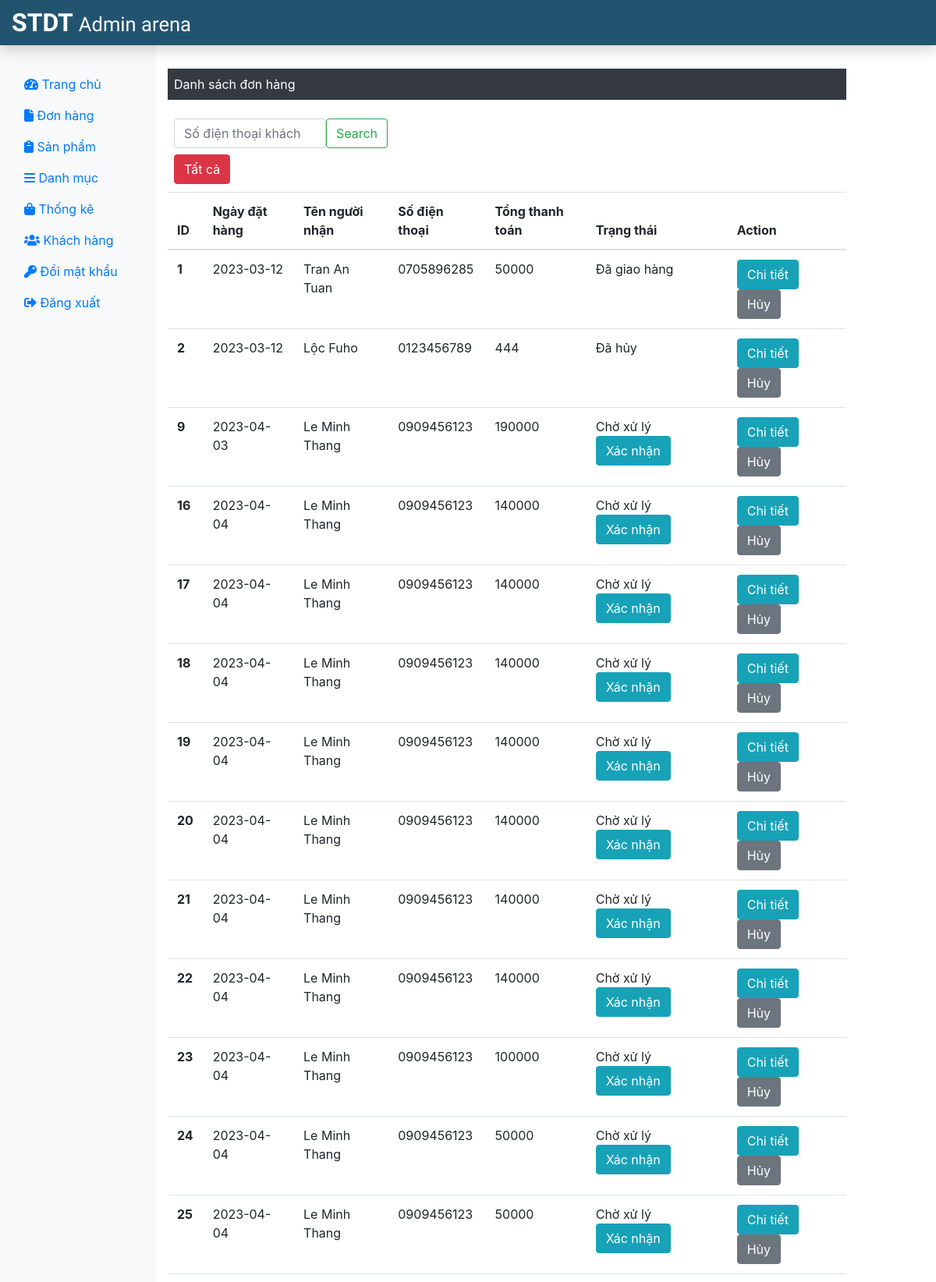
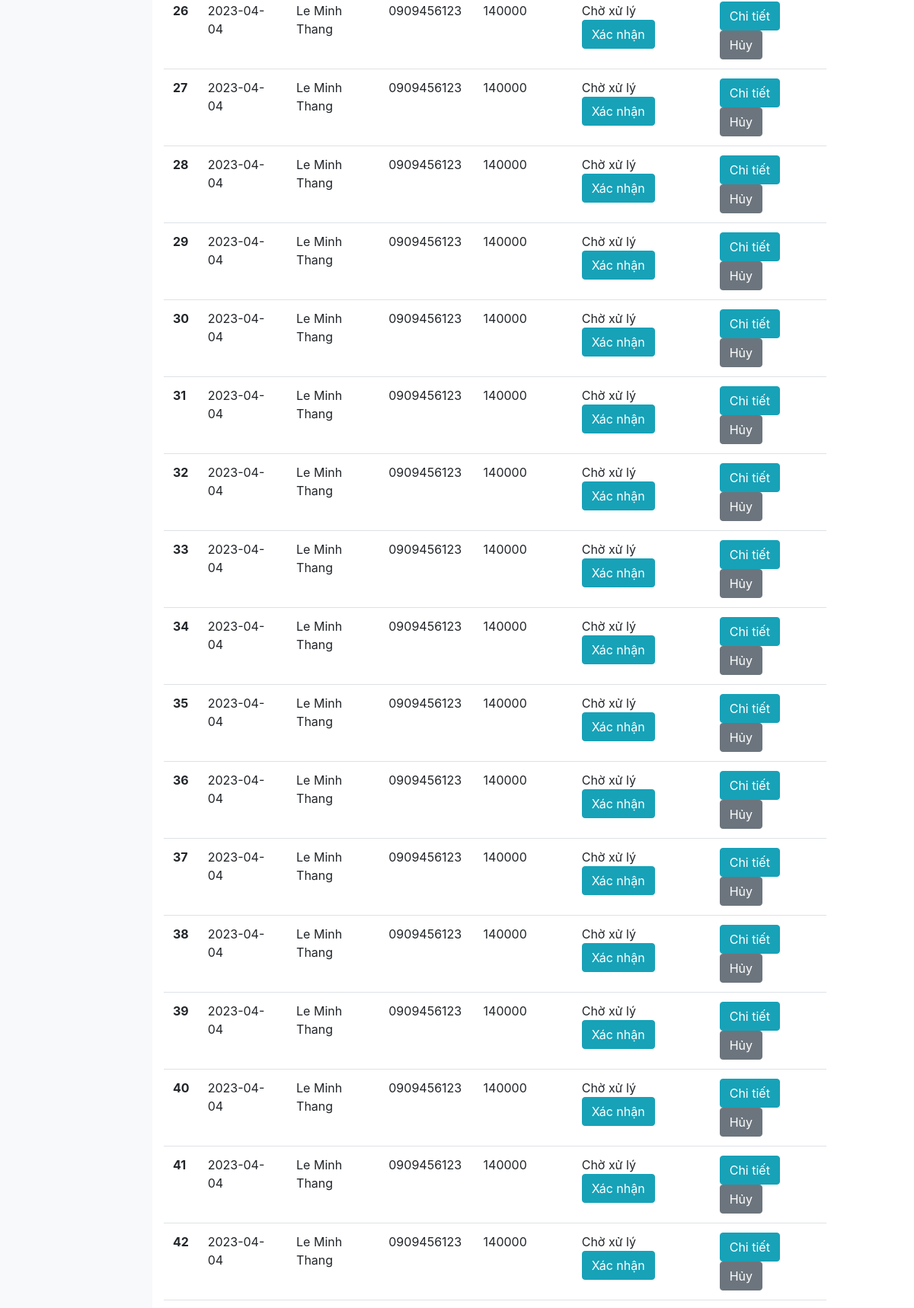
The page /admin/donHang.php (signed in, upper part) on the database its author committed (2 pictures, top to bottom).
### tables this page shows
CREATE TABLE `donhang` (
  `dh_id` int(11) NOT NULL,
  `tt_id` int(11) NOT NULL,
  `dh_soLuong` int(11) NOT NULL,
  `dh_tongThanhToan` int(11) NOT NULL,
  `dh_ngayDat` date NOT NULL,
  `dh_ghiChu` varchar(50) NOT NULL,
  `nm_id` int(11) NOT NULL,
  `dh_pttt` tinyint(4) NOT NULL DEFAULT 1
);

CREATE TABLE `nguoimua` (
  `nm_id` int(11) NOT NULL,
  `nm_ten` varchar(50) NOT NULL,
  `nm_email` varchar(50) NOT NULL,
  `nm_matKhau` varchar(50) NOT NULL,
  `nm_sdt` char(10) NOT NULL,
  `nm_hinhAnh` text NOT NULL,
  `nm_trangThai` tinyint(1) NOT NULL
);

CREATE TABLE `trangthai` (
  `tt_id` int(11) NOT NULL,
  `tt_ten` varchar(20) NOT NULL
);

### admin/donHang.php (the view, shortened to what this page needs)
<?php
include('../admin/admininclude/header.php');
include('../dbConnection.php');
?>
<div class="col-sm-9 mt-5">
    <p class="bg-dark text-white p-2">Danh sách đơn hàng</p>
    <form method="POST" class="d-flex col-sm-4 p-2" role="search">
        <input class="form-control me-2" type="search" name = "search" placeholder="Số điện thoại khách hàng" aria-label="Search">
        <button class="btn btn-outline-success" type="submit" name="btnSearch">Search</button>
    </form>
    <form method="POST" class="d-inline p-2">
        <button type="submit" class="btn btn-danger" style="margin-bottom: 10px;" name="all" value="all">
                Tất cả
        </button>
    </form>
    <table class="table">
        <thead>
            <tr>
                <th scope="col">ID</th>
                <th scope="col">Ngày đặt hàng</th>
                <th scope="col">Tên người nhận</th>
                <th scope="col">Số điện thoại</th>
                <th scope="col">Tổng thanh toán</th>
                <th scope="col">Trạng thái</th>
                <th scope="col">Action</th>
            </tr>
        </thead>
       <tbody>
        <?php
            $sql = "SELECT * FROM donHang AS dh JOIN trangThai AS tt JOIN nguoiMua AS nm
                    WHERE dh.tt_id = tt.tt_id AND nm.nm_id = dh.nm_id";
            $result = $conn->query($sql);
                if($result -> num_rows > 0) {
        ?>
            <?php while($row = $result -> fetch_assoc()){
            echo '<tr>';
            echo '<th scope="row">'.$row["dh_id"].'</th>';
            echo '<td>'.$row["dh_ngayDat"].'</td>';
            echo '<td>'.$row["nm_ten"].'</td>';
            echo '<td>'.$row["nm_sdt"].'</td>';
            echo '<td>'.$row["dh_tongThanhToan"].'</td>';
            echo '<td>'.$row["tt_ten"].'&nbsp';
            if($row["tt_id"] == 1 ){
            echo   '<form method="POST" class="d-inline">
                    <input type="hidden" name="id" value='.$row["dh_id"].'>
                    <button type="submit" class="btn btn-info mr-3" name="tt1" value="tt1">
                        Xác nhận
                    </button>
                </form>';
            }
            echo '</td>
                <td>';
            echo '
                <form action="chiTietDonHang.php" method="POST" class="d-inline">
                    <input type="hidden" name="id" value='.$row["dh_id"].'>
                    <button type="submit" class="btn btn-info mr-3" name="view" value="View">
                            Chi tiết
                    </button>
                </form>
                <form method="POST" class="d-inline">
                    <input type="hidden" name="id" value='.$row["dh_id"].'>
                    <button type="submit" class="btn btn-secondary" name="cancel" value="cancel">
                        Hủy
                    </button>
                </form>
            </td>
        </tr>';
            } ?>
        </tbody>
    </table>
    <?php }
    else{
        echo "0 Result";
    }
    ?>
</div>
</div>
</div>
<?php
include('../admin/admininclude/footer.php');
?>

### rows shown on the page
donhang: dh_id "1", dh_ngayDat "2023-03-12", nm.nm_ten "Tran An Tuan", nm.nm_sdt "0705896285", dh_tongThanhToan "50000", tt.tt_ten "Đã giao hàng"
donhang: dh_id "2", dh_ngayDat "2023-03-12", nm.nm_ten "Lộc Fuho", nm.nm_sdt "0123456789", dh_tongThanhToan "444", tt.tt_ten "Đã hủy"
donhang: dh_id "9", dh_ngayDat "2023-04-03", nm.nm_ten "Le Minh Thang", nm.nm_sdt "0909456123", dh_tongThanhToan "190000", tt.tt_ten "Chờ xử lý"
donhang: dh_id "16", dh_ngayDat "2023-04-04", nm.nm_ten "Le Minh Thang", nm.nm_sdt "0909456123", dh_tongThanhToan "140000", tt.tt_ten "Chờ xử lý"
donhang: dh_id "17", dh_ngayDat "2023-04-04", nm.nm_ten "Le Minh Thang", nm.nm_sdt "0909456123", dh_tongThanhToan "140000", tt.tt_ten "Chờ xử lý"
donhang: dh_id "18", dh_ngayDat "2023-04-04", nm.nm_ten "Le Minh Thang", nm.nm_sdt "0909456123", dh_tongThanhToan "140000", tt.tt_ten "Chờ xử lý"
donhang: dh_id "19", dh_ngayDat "2023-04-04", nm.nm_ten "Le Minh Thang", nm.nm_sdt "0909456123", dh_tongThanhToan "140000", tt.tt_ten "Chờ xử lý"
donhang: dh_id "20", dh_ngayDat "2023-04-04", nm.nm_ten "Le Minh Thang", nm.nm_sdt "0909456123", dh_tongThanhToan "140000", tt.tt_ten "Chờ xử lý"
donhang: dh_id "21", dh_ngayDat "2023-04-04", nm.nm_ten "Le Minh Thang", nm.nm_sdt "0909456123", dh_tongThanhToan "140000", tt.tt_ten "Chờ xử lý"
donhang: dh_id "22", dh_ngayDat "2023-04-04", nm.nm_ten "Le Minh Thang", nm.nm_sdt "0909456123", dh_tongThanhToan "140000", tt.tt_ten "Chờ xử lý"
donhang: dh_id "23", dh_ngayDat "2023-04-04", nm.nm_ten "Le Minh Thang", nm.nm_sdt "0909456123", dh_tongThanhToan "100000", tt.tt_ten "Chờ xử lý"
donhang: dh_id "24", dh_ngayDat "2023-04-04", nm.nm_ten "Le Minh Thang", nm.nm_sdt "0909456123", dh_tongThanhToan "50000", tt.tt_ten "Chờ xử lý"
donhang: dh_id "25", dh_ngayDat "2023-04-04", nm.nm_ten "Le Minh Thang", nm.nm_sdt "0909456123", dh_tongThanhToan "50000", tt.tt_ten "Chờ xử lý"
donhang: dh_id "26", dh_ngayDat "2023-04-04", nm.nm_ten "Le Minh Thang", nm.nm_sdt "0909456123", dh_tongThanhToan "140000", tt.tt_ten "Chờ xử lý"
donhang: dh_id "27", dh_ngayDat "2023-04-04", nm.nm_ten "Le Minh Thang", nm.nm_sdt "0909456123", dh_tongThanhToan "140000", tt.tt_ten "Chờ xử lý"
donhang: dh_id "28", dh_ngayDat "2023-04-04", nm.nm_ten "Le Minh Thang", nm.nm_sdt "0909456123", dh_tongThanhToan "140000", tt.tt_ten "Chờ xử lý"
donhang: dh_id "29", dh_ngayDat "2023-04-04", nm.nm_ten "Le Minh Thang", nm.nm_sdt "0909456123", dh_tongThanhToan "140000", tt.tt_ten "Chờ xử lý"
donhang: dh_id "30", dh_ngayDat "2023-04-04", nm.nm_ten "Le Minh Thang", nm.nm_sdt "0909456123", dh_tongThanhToan "140000", tt.tt_ten "Chờ xử lý"
donhang: dh_id "31", dh_ngayDat "2023-04-04", nm.nm_ten "Le Minh Thang", nm.nm_sdt "0909456123", dh_tongThanhToan "140000", tt.tt_ten "Chờ xử lý"
donhang: dh_id "32", dh_ngayDat "2023-04-04", nm.nm_ten "Le Minh Thang", nm.nm_sdt "0909456123", dh_tongThanhToan "140000", tt.tt_ten "Chờ xử lý"
donhang: dh_id "33", dh_ngayDat "2023-04-04", nm.nm_ten "Le Minh Thang", nm.nm_sdt "0909456123", dh_tongThanhToan "140000", tt.tt_ten "Chờ xử lý"
donhang: dh_id "34", dh_ngayDat "2023-04-04", nm.nm_ten "Le Minh Thang", nm.nm_sdt "0909456123", dh_tongThanhToan "140000", tt.tt_ten "Chờ xử lý"
donhang: dh_id "35", dh_ngayDat "2023-04-04", nm.nm_ten "Le Minh Thang", nm.nm_sdt "0909456123", dh_tongThanhToan "140000", tt.tt_ten "Chờ xử lý"
donhang: dh_id "36", dh_ngayDat "2023-04-04", nm.nm_ten "Le Minh Thang", nm.nm_sdt "0909456123", dh_tongThanhToan "140000", tt.tt_ten "Chờ xử lý"
donhang: dh_id "37", dh_ngayDat "2023-04-04", nm.nm_ten "Le Minh Thang", nm.nm_sdt "0909456123", dh_tongThanhToan "140000", tt.tt_ten "Chờ xử lý"
donhang: dh_id "38", dh_ngayDat "2023-04-04", nm.nm_ten "Le Minh Thang", nm.nm_sdt "0909456123", dh_tongThanhToan "140000", tt.tt_ten "Chờ xử lý"
donhang: dh_id "39", dh_ngayDat "2023-04-04", nm.nm_ten "Le Minh Thang", nm.nm_sdt "0909456123", dh_tongThanhToan "140000", tt.tt_ten "Chờ xử lý"
donhang: dh_id "40", dh_ngayDat "2023-04-04", nm.nm_ten "Le Minh Thang", nm.nm_sdt "0909456123", dh_tongThanhToan "140000", tt.tt_ten "Chờ xử lý"
donhang: dh_id "41", dh_ngayDat "2023-04-04", nm.nm_ten "Le Minh Thang", nm.nm_sdt "0909456123", dh_tongThanhToan "140000", tt.tt_ten "Chờ xử lý"
donhang: dh_id "42", dh_ngayDat "2023-04-04", nm.nm_ten "Le Minh Thang", nm.nm_sdt "0909456123", dh_tongThanhToan "140000", tt.tt_ten "Chờ xử lý"
